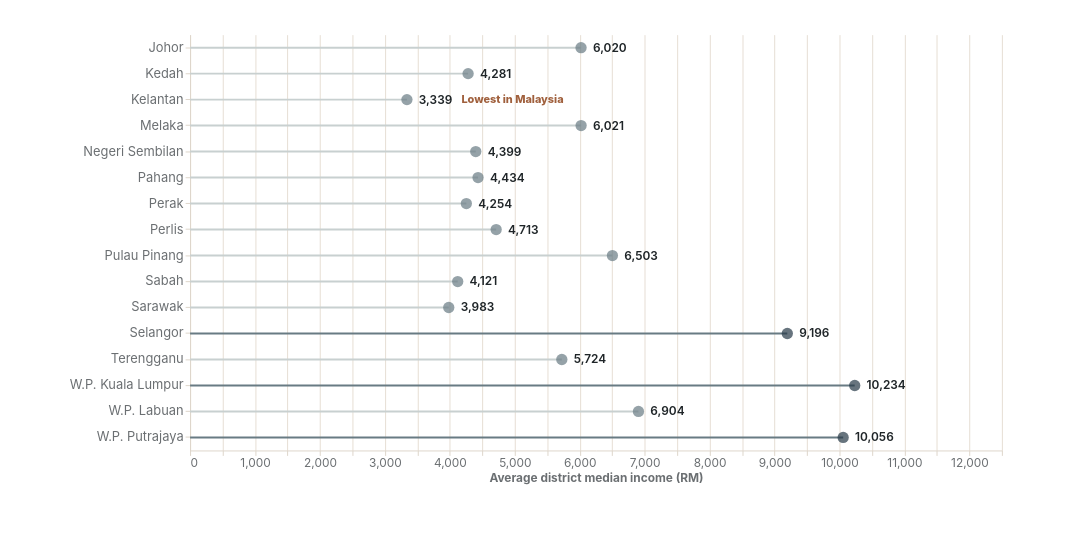

Write a Vega-Lite specification for this figure.
### Vega-Lite specification from a JSON file in a GitHub repository (floating-point values rounded to 4 significant figures)
{"$schema": "https://vega.github.io/schema/vega-lite/v5.json", "width": 820, "height": 420, "autosize": {"type": "pad", "contains": "padding"}, "data": {"values": [{"state": "W.P. Kuala Lumpur", "income": 10234, "rank": 1}, {"state": "W.P. Putrajaya", "income": 10056, "rank": 2}, {"state": "Selangor", "income": 9196, "rank": 3}, {"state": "W.P. Labuan", "income": 6904, "rank": 4}, {"state": "Pulau Pinang", "income": 6503, "rank": 5}, {"state": "Melaka", "income": 6021, "rank": 6}, {"state": "Johor", "income": 6020, "rank": 7}, {"state": "Terengganu", "income": 5724, "rank": 8}, {"state": "Perlis", "income": 4713, "rank": 9}, {"state": "Pahang", "income": 4434, "rank": 10}, {"state": "Negeri Sembilan", "income": 4399, "rank": 11}, {"state": "Kedah", "income": 4281, "rank": 12}, {"state": "Perak", "income": 4254, "rank": 13}, {"state": "Sabah", "income": 4121, "rank": 14}, {"state": "Sarawak", "income": 3983, "rank": 15}, {"state": "Kelantan", "income": 3339, "rank": 16}]}, "layer": [{"mark": {"type": "rule", "strokeWidth": 2}, "encoding": {"y": {"field": "state", "type": "nominal", "sort": {"field": "income", "order": "descending"}, "title": null, "axis": {"labelFontSize": 13, "labelLimit": 200}}, "x": {"field": "income", "type": "quantitative", "scale": {"zero": true, "domain": [0, 12500]}, "title": "Average district median income (RM)"}, "x2": {"datum": 0}, "color": {"condition": {"test": "datum.rank<=3", "value": "#687B83"}, "value": "#C8D0D0"}}}, {"mark": {"type": "point", "filled": true, "size": 130}, "encoding": {"y": {"field": "state", "type": "nominal", "sort": {"field": "income", "order": "descending"}, "title": null}, "x": {"field": "income", "type": "quantitative", "scale": {"zero": true, "domain": [0, 12500]}}, "color": {"condition": {"test": "datum.rank<=3", "value": "#263947"}, "value": "#687B83"}, "tooltip": [{"field": "state", "type": "nominal"}, {"field": "income", "type": "quantitative", "format": ",.0f", "title": "Income (RM)"}]}}, {"mark": {"type": "text", "align": "left", "dx": 12, "fontSize": 12, "fontWeight": 600, "color": "#1F2528"}, "encoding": {"y": {"field": "state", "type": "nominal", "sort": {"field": "income", "order": "descending"}}, "x": {"field": "income", "type": "quantitative", "scale": {"zero": true, "domain": [0, 12500]}}, "text": {"field": "income", "type": "quantitative", "format": ",.0f"}}}, {"data": {"values": [{"income": 3339, "state": "Kelantan", "label": "Lowest in Malaysia"}]}, "mark": {"type": "text", "align": "left", "dx": 55, "fontSize": 11, "fontWeight": 800, "color": "#A0603D"}, "encoding": {"y": {"field": "state", "type": "nominal", "sort": ["W.P. Kuala Lumpur", "W.P. Putrajaya", "Selangor", "W.P. Labuan", "Pulau Pinang", "Melaka", "Johor", "Terengganu", "Perlis", "Pahang", "Negeri Sembilan", "Kedah", "Perak", "Sabah", "Sarawak", "Kelantan"]}, "x": {"field": "income", "type": "quantitative", "scale": {"zero": true, "domain": [0, 12500]}}, "text": {"field": "label"}}}], "config": {"view": {"stroke": null}, "background": null, "font": "Inter", "axis": {"labelFont": "Inter", "titleFont": "Inter", "labelColor": "#6B6F72", "titleColor": "#6B6F72", "gridColor": "#E6DED4", "domainColor": "#DED6CB", "tickColor": "#DED6CB", "labelFontSize": 12, "titleFontSize": 12}, "text": {"font": "Inter", "color": "#1F2528"}}, "padding": {"left": 70, "right": 90, "top": 35, "bottom": 55}}
